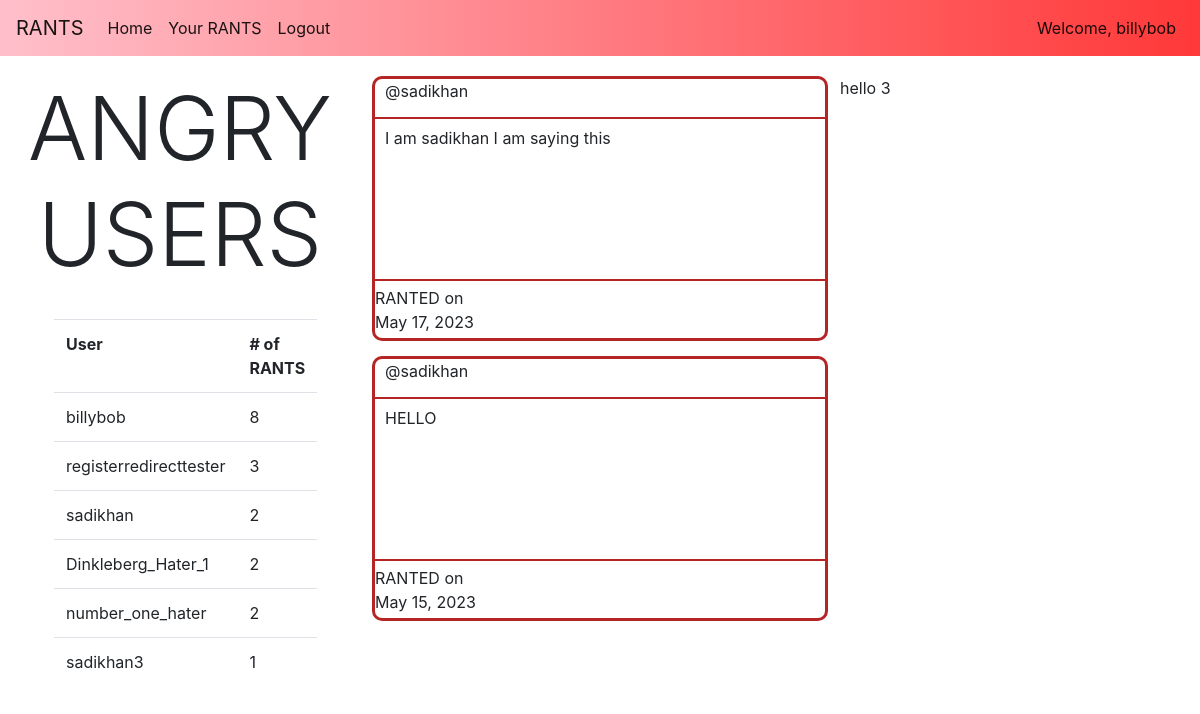
Screenshot of /1 (signed in) with the database file from the repository.
### main/models.py (models this page shows, shortened)
class userRants(models.Model):
    username = models.ForeignKey(User, on_delete=models.CASCADE)
    rantText = models.CharField(max_length=750)
    rantDate = models.DateField(auto_now_add=True)

### main/views.py (the view)
# urls.py: path("<int:id>", views.userPage, name="userPage"),
def userPage(response, id):
    userInfo = response.user
    currentUserRants = userRants.objects.filter(username_id=id)
    users = User.objects.all()
    userRantsinDictionary = {}
    for user in users:
        userRantsinDictionary[user.username] = userRants.objects.filter(username_id=user.id).count()
    sortedUserRantsInDictionary = dict(sorted(userRantsinDictionary.items(), key=lambda x:x[1], reverse=True))
    return render(response, "main/userPage.html", {"userInfo":userInfo, "currentUserRants":currentUserRants, "userRantsinDictionary":sortedUserRantsInDictionary})

### main/templates/main/userPage.html (shortened to what this page needs)
{% extends "main/base.html" %}
{% block content %}
<div class="columnContainer">
    <div class="shortBar">
        <div class="listBarContainer">
           <h1 class="shortBarHeader display-2">ANGRY USERS</h1>
        </div>
        <br>
        <div class="listUsers">
           <table class="table">
              <tr>
                 <th scope="row">User</th>
                 <th># of RANTS</th>
              </tr>
              {% for key, value in userRantsinDictionary.items %}
                 {% if value > 0 %}
                    <tr>
                       <td>{{key}}</td>
                       <td>{{ value }}</td>
                    </tr>
                 {% endif %}
              {% endfor %}
           </table>
        </div>
     </div>
    <div class="middleBar">
        {% if currentUserRants %}
            {% for rant in currentUserRants reversed %}
            <div class="middleBarContainer">
                <div class="rantHeader">
                    <span class="rantHeaderText">
                        @{{rant.username}}
                    </span>
                </div>
                <div class="rantBody">
                    <div class="rantBodyText">
                        {{rant.rantText}}
                    </div>
                </div>
                <div class="rantFooter">
                    <div class="rantDate">RANTED on {{rant.rantDate}}</div>
                </div>
            </div>
            {% endfor %}
        {% else %}
            <div>GET SOME RANTS!</div>
        {% endif %}
    </div>
    <div class="shortBar">
        <div>
            hello 3
        </div>
    </div>
</div>
{% endblock %}

### main/templates/main/base.html (shortened to what this page needs)
{% load static %}
<!doctype html>
<html>
<head>
    <link rel="stylesheet" href="https://cdn.jsdelivr.net/npm/bootstrap@4.0.0/dist/css/bootstrap.min.css">
    <link rel="stylesheet" href="{% static 'css/styles.css' %}">
</head>
<body>
    <nav class="navbar navbar-expand-lg navbar-light bg-light navbarGradient">
        <a class="navbar-brand" href="/">RANTS</a>
        <div class="collapse navbar-collapse" id="navbarSupportedContent">
            <ul class="navbar-nav w-100">
                <li class="nav-item active">
                    <a class="nav-link" href="/home">Home<span class="sr-only">(current)</span></a>
                </li>
                <li class="nav-item active">
                    {% if userInfo.is_authenticated %}
                        <a class="nav-link" href="/{{user.id}}">Your RANTS<span class="sr-only">(current)</span></a>
                    {% else %}
                        <a class="nav-link" href="/register">Register</a>
                    {% endif %}
                </li>
                <li class="nav-item active">
                    {% if userInfo.is_authenticated %}
                        <a class="nav-link" href="/logout">Logout<span class="sr-only">(current)</span></a>
                    {% else %}
                        <a class="nav-link" href="/login">Login<span class="sr-only">(current)</span></a>
                    {% endif %}
                </li>
                <li class="nav-item active ml-auto">
                    {% if userInfo.is_authenticated %}
                        <a class="nav-link" >Welcome, {{userInfo.username}}<span class="sr-only">(current)</span></a>
                    {% else %}
                        <a class="nav-link" href="/login">Welcome, Sign in<span class="sr-only">(current)</span></a>
                    {% endif %}
                </li>
            </ul>
        </div>
    </nav>
    <div id="content" name="content">
            {% block content%}
            {% endblock %}
    </div>
</body>
</html>

### main/static/css/styles.css (style rules this page uses)
.columnContainer { float: left; width: 100%; }
.shortBar { height: 100%; width: 30%; float: left; position: sticky; top: 20px; }
.middleBar { height: 100%; width: 40%; float: left; }
.columnContainer { padding-top: 20px; }
.navbarGradient { background-image: linear-gradient(to right, pink, #ff3838) }
.middleBarContainer { height: 265px; width: 95%; border: solid #B52525; border-style: solid; border-radius: 10px; margin: auto; margin-bottom: 15px; position: relative; }
.rantHeader { border-style: none none solid none; border-width: 2px; border-color: #B52525; height: 40px; width: 100%; display: flex; }
.rantHeaderText { display: flex; width: min-content; height: 100%; padding-left: 10px; }
.rantBody { display: block; height: 160px; }
.rantBodyText { padding: 7px 10px; width: 100%; }
.rantDate { width: 23%; height: 100%; display: flex; justify-content: center; align-items: center; }
.rantFooter { display: flex; border-top: 2px solid #B52525; height: 60px; width: 100%; }
.shortBarHeader { text-align: center; }
.listUsers { width: 70%; height: auto; margin: auto; }

### rows the page displays
userRants: username "sadikhan", rantText "I am sadikhan I am saying this", rantDate "May 17, 2023"
userRants: username "sadikhan", rantText "HELLO", rantDate "May 15, 2023"

### other values shown
{{ userInfo.username }} "billybob"
{{ key }} "billybob" "registerredirecttester" "sadikhan" "Dinkleberg_Hater_1" "number_one_hater" "sadikhan3"
{{ value }} "8" "3" "2" "2" "2" "1"
